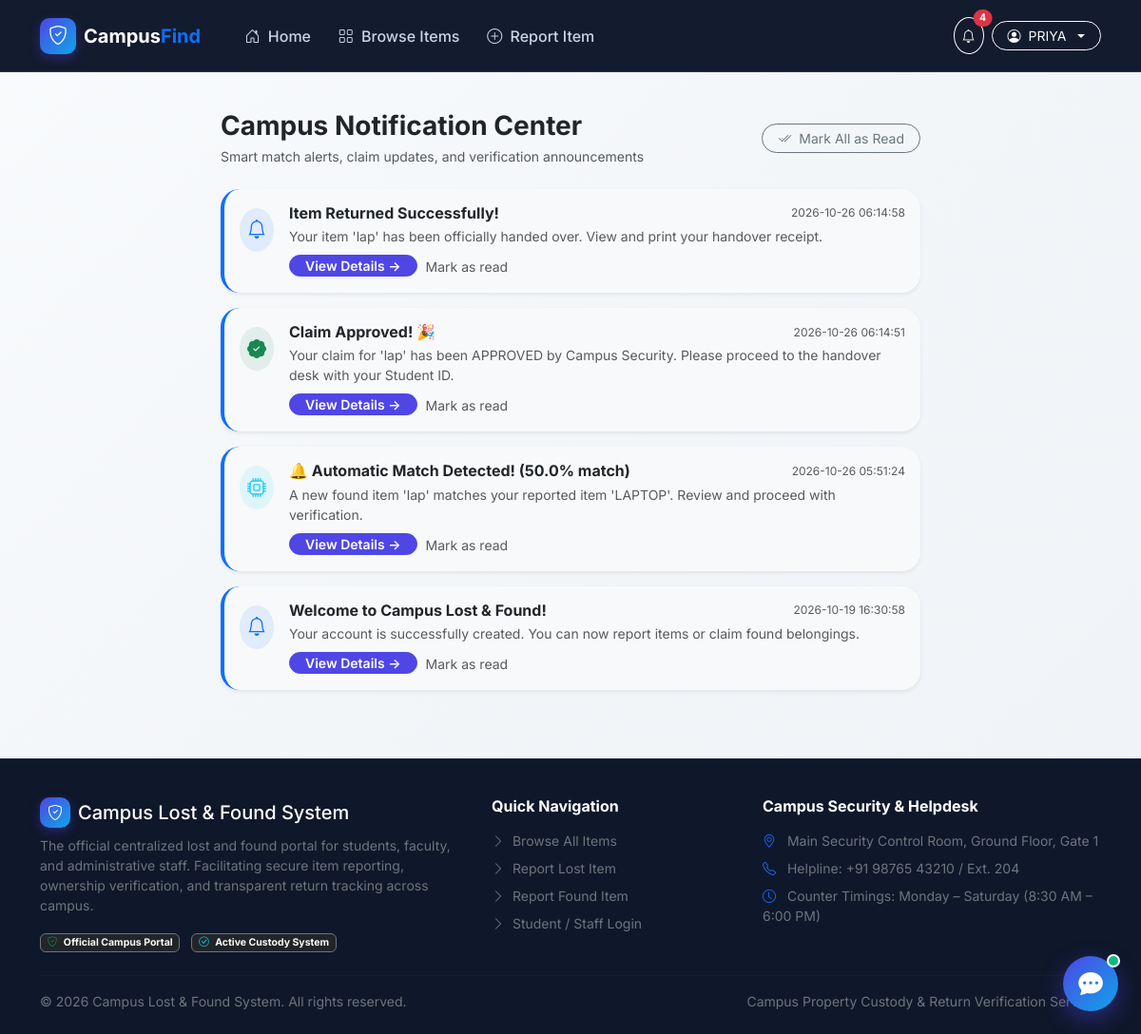
The app's page /notifications (signed in) with its own data.
### tables this page shows
CREATE TABLE users (
                id INTEGER PRIMARY KEY AUTOINCREMENT,
                full_name TEXT NOT NULL,
                email TEXT NOT NULL UNIQUE,
                student_id TEXT NOT NULL UNIQUE,
                phone TEXT NOT NULL,
                password_hash TEXT NOT NULL,
                role TEXT DEFAULT 'student',
                department TEXT DEFAULT 'General',
                created_at TIMESTAMP DEFAULT CURRENT_TIMESTAMP
            );

CREATE TABLE notifications (
                id INTEGER PRIMARY KEY AUTOINCREMENT,
                user_id INTEGER NOT NULL,
                title TEXT NOT NULL,
                message TEXT NOT NULL,
                link TEXT DEFAULT '#',
                is_read INTEGER DEFAULT 0,
                created_at TIMESTAMP DEFAULT CURRENT_TIMESTAMP,
                FOREIGN KEY (user_id) REFERENCES users(id) ON DELETE CASCADE
            );

### app.py (the view)
@app.route('/notifications')
@login_required
def notifications():
    user_id = session['user_id']
    notifs = db.get_user_notifications(user_id, limit=30)
    return render_template('notifications.html', notifications=notifs)

### app.py (called while the page is built)
def login_required(f):
    @wraps(f)
    def decorated_function(*args, **kwargs):
        if 'user_id' not in session:
            flash('Please log in to access this page.', 'warning')
            return redirect(url_for('login', next=request.url))
        return f(*args, **kwargs)
    return decorated_function

@app.context_processor
def inject_global_data():
    current_user = None
    unread_notifs = 0
    if 'user_id' in session:
        current_user = db.get_user_by_id(session['user_id'])
        if current_user:
            unread_notifs = db.get_unread_count(session['user_id'])
    return {
        'current_user': current_user,
        'unread_count': unread_notifs,
        'db_engine': db.get_engine_name(),
        'now_year': datetime.now().year
    }

### database.py (called while the page is built, shortened)
def get_db_connection():
    global _ACTIVE_ENGINE
    if _ACTIVE_ENGINE == 'sqlite':
        conn = sqlite3.connect(Config.SQLITE_PATH)
        conn.row_factory = sqlite3.Row
        return conn, 'sqlite'

def get_engine_name():
    global _ACTIVE_ENGINE
    if _ACTIVE_ENGINE is None:
        try:
            _, engine = get_db_connection()
            return 'MySQL' if engine == 'mysql' else 'SQLite'
        except Exception:
            return 'SQLite'
    return 'MySQL' if _ACTIVE_ENGINE == 'mysql' else 'SQLite'

def get_user_by_id(user_id):
    return execute_query("SELECT * FROM users WHERE id = %s", (user_id,), fetchone=True)['data']

def get_user_notifications(user_id, limit=20):
    return execute_query(
        """SELECT * FROM notifications WHERE user_id = %s ORDER BY created_at DESC LIMIT %s""",
        (user_id, limit),
        fetchall=True
    )['data']

def get_unread_count(user_id):
    res = execute_query(
        """SELECT COUNT(*) as count FROM notifications WHERE user_id = %s AND is_read = 0""",
        (user_id,),
        fetchone=True
    )['data']
    return res['count'] if res else 0

### templates/notifications.html (shortened to what this page needs)
{% extends "base.html" %}
{% block content %}
<div class="container py-4">
    <div class="row justify-content-center">
        <div class="col-lg-8">
            <div class="d-flex justify-content-between align-items-center mb-4">
                <div>
                    <h3 class="fw-bold text-dark mb-1">Campus Notification Center</h3>
                    <p class="text-muted small mb-0">Smart match alerts, claim updates, and verification announcements</p>
                </div>
                {% if notifications %}
                <form action="{{ url_for('mark_all_read') }}" method="POST">
                    <button type="submit" class="btn btn-outline-secondary btn-sm rounded-pill px-3">
                        <i class="bi bi-check2-all me-1"></i> Mark All as Read
                    </button>
                </form>
                {% endif %}
            </div>
            {% if notifications %}
            <div class="d-flex flex-column gap-3">
                {% for notif in notifications %}
                <div class="card card-custom p-3 border-0 shadow-sm {% if not notif.is_read %}bg-light border-start border-primary border-4{% else %}bg-white{% endif %}">
                    <div class="d-flex align-items-start gap-3">
                        <div class="p-2 rounded-circle {% if 'Match' in notif.title %}bg-info bg-opacity-10 text-info{% elif 'Approved' in notif.title %}bg-success bg-opacity-10 text-success{% else %}bg-primary bg-opacity-10 text-primary{% endif %} mt-1">
                            <i class="bi {% if 'Match' in notif.title %}bi-cpu{% elif 'Approved' in notif.title %}bi-patch-check-fill{% else %}bi-bell{% endif %} fs-5"></i>
                        </div>
                        <div class="flex-grow-1">
                            <div class="d-flex justify-content-between align-items-center mb-1">
                                <h6 class="fw-bold text-dark mb-0">{{ notif.title }}</h6>
                                <span class="small text-muted" style="font-size: 0.75rem;">{{ notif.created_at }}</span>
                            </div>
                            <p class="text-muted small mb-2">{{ notif.message }}</p>
                            <div class="d-flex align-items-center gap-2">
                                {% if notif.link and notif.link != '#' %}
                                <a href="{{ notif.link }}" class="btn btn-sm btn-primary rounded-pill px-3 py-0 small">
                                    View Details &rarr;
                                </a>
                                {% endif %}
                                {% if not notif.is_read %}
                                <form action="{{ url_for('mark_one_read', notif_id=notif.id) }}" method="POST">
                                    <button type="submit" class="btn btn-sm btn-link text-muted p-0 text-decoration-none small">
                                        Mark as read
                                    </button>
                                </form>
                                {% endif %}
                            </div>
                        </div>
                    </div>
                </div>
                {% endfor %}
            </div>
            {% else %}
            <div class="card card-custom p-5 text-center bg-white border-0">
                <i class="bi bi-bell-slash fs-1 text-muted d-block mb-2"></i>
                <h5 class="fw-bold">No Notifications</h5>
                <p class="text-muted small mb-0">You're all caught up! Smart alerts and claim updates will appear here.</p>
            </div>
            {% endif %}
        </div>
    </div>
</div>
{% endblock %}

### templates/base.html (shortened to what this page needs)
<!DOCTYPE html>
<html lang="en">
<head>
    <link href="https://cdn.jsdelivr.net/npm/bootstrap@5.3.3/dist/css/bootstrap.min.css" rel="stylesheet">
    <link rel="stylesheet" href="https://cdn.jsdelivr.net/npm/bootstrap-icons@1.11.3/font/bootstrap-icons.min.css">
    <link rel="stylesheet" href="{{ url_for('static', filename='css/style.css') }}">
</head>
<body>
    <nav class="navbar navbar-expand-lg navbar-dark navbar-campus sticky-top">
        <div class="container">
            <a class="navbar-brand d-flex align-items-center gap-2 fw-bold" href="{{ url_for('index') }}">
                <span class="navbar-brand-badge">
                    <i class="bi bi-shield-check"></i>
                </span>
                <span>Campus<span class="text-primary">Find</span></span>
            </a>
            <div class="collapse navbar-collapse" id="navbarMain">
                <ul class="navbar-nav me-auto mb-2 mb-lg-0 ms-lg-3">
                    <li class="nav-item">
                        <a class="nav-link {% if request.endpoint == 'index' %}active{% endif %}" href="{{ url_for('index') }}">
                            <i class="bi bi-house-door me-1"></i> Home
                        </a>
                    </li>
                    <li class="nav-item">
                        <a class="nav-link {% if request.endpoint == 'browse' %}active{% endif %}" href="{{ url_for('browse') }}">
                            <i class="bi bi-grid me-1"></i> Browse Items
                        </a>
                    </li>
                    <li class="nav-item">
                        <a class="nav-link {% if request.endpoint == 'report_item' %}active{% endif %}" href="{{ url_for('report_item') }}">
                            <i class="bi bi-plus-circle me-1"></i> Report Item
                        </a>
                    </li>
                </ul>
                <div class="d-flex align-items-center gap-2">
                    {% if current_user %}
                    <a href="{{ url_for('notifications') }}" class="btn btn-outline-light position-relative btn-sm rounded-circle p-2 px-2" title="Notifications">
                        <i class="bi bi-bell"></i>
                        <span id="notificationCountBadge" class="position-absolute top-0 start-100 translate-middle badge rounded-pill bg-danger {% if not unread_count or unread_count == 0 %}d-none{% endif %}">
                            {{ unread_count }}
                        </span>
                    </a>
                    <div class="dropdown">
                        <button class="btn btn-outline-light btn-sm dropdown-toggle rounded-pill px-3 py-1 d-flex align-items-center gap-2" type="button" data-bs-toggle="dropdown">
                            <i class="bi bi-person-circle"></i>
                            <span class="d-none d-sm-inline">{{ current_user.full_name.split()[0] }}</span>
                        </button>
                    </div>
                    {% else %}
                    <a href="{{ url_for('login') }}" class="btn btn-outline-light btn-sm px-3 rounded-pill">Log In</a>
                    <a href="{{ url_for('register') }}" class="btn btn-primary btn-sm px-3 rounded-pill">Register</a>
                    {% endif %}
                </div>
            </div>
        </div>
    </nav>
    <main>
        {% block content %}{% endblock %}
    </main>
    <footer class="footer-campus mt-5">
        <div class="container">
            <div class="row g-4 mb-4">
                <div class="col-lg-5 col-md-6">
                    <div class="d-flex align-items-center gap-2 mb-2">
                        <span class="navbar-brand-badge" style="width:32px; height:32px; font-size:1rem;">
                            <i class="bi bi-shield-check"></i>
                        </span>
                        <h5 class="text-white mb-0">Campus Lost &amp; Found System</h5>
                    </div>
                    <p class="small text-secondary mb-3">
                        The official centralized lost and found portal for students, faculty, and administrative staff. Facilitating secure item reporting, ownership verification, and transparent return tracking across campus.
                    </p>
                    <div class="small text-secondary">
                        <span class="badge bg-dark border border-secondary text-light me-2"><i class="bi bi-shield-check text-success me-1"></i> Official Campus Portal</span>
                        <span class="badge bg-dark border border-secondary text-light"><i class="bi bi-check-circle text-info me-1"></i> Active Custody System</span>
                    </div>
                </div>
                <div class="col-lg-3 col-md-6">
                    <h6 class="text-white fw-bold mb-3">Quick Navigation</h6>
                    <ul class="list-unstyled small">
                        <li class="mb-2"><a href="{{ url_for('browse') }}" class="text-secondary text-decoration-none hover-white"><i class="bi bi-chevron-right me-1"></i> Browse All Items</a></li>
                        <li class="mb-2"><a href="{{ url_for('report_item', type='lost') }}" class="text-secondary text-decoration-none hover-white"><i class="bi bi-chevron-right me-1"></i> Report Lost Item</a></li>
                        <li class="mb-2"><a href="{{ url_for('report_item', type='found') }}" class="text-secondary text-decoration-none hover-white"><i class="bi bi-chevron-right me-1"></i> Report Found Item</a></li>
                        <li class="mb-2"><a href="{{ url_for('login') }}" class="text-secondary text-decoration-none hover-white"><i class="bi bi-chevron-right me-1"></i> Student / Staff Login</a></li>
                    </ul>
                </div>
                <div class="col-lg-4 col-md-12">
                    <h6 class="text-white fw-bold mb-3">Campus Security &amp; Helpdesk</h6>
                    <p class="small text-secondary mb-2">
                        <i class="bi bi-geo-alt me-2 text-primary"></i> Main Security Control Room, Ground Floor, Gate 1
                    </p>
                    <p class="small text-secondary mb-2">
                        <i class="bi bi-telephone me-2 text-primary"></i> Helpline: +91 98765 43210 / Ext. 204
                    </p>
                    <p class="small text-secondary mb-0">
                        <i class="bi bi-clock me-2 text-primary"></i> Counter Timings: Monday – Saturday (8:30 AM – 6:00 PM)
                    </p>
                </div>
            </div>
            <hr class="border-secondary border-opacity-25 my-3">
            <div class="d-flex flex-column flex-md-row justify-content-between align-items-center small text-secondary">
                <p class="mb-0">&copy; {{ now_year }} Campus Lost &amp; Found System. All rights reserved.</p>
                <p class="mb-0">Campus Property Custody &amp; Return Verification Service.</p>
            </div>
        </div>
    </footer>
    <div id="liveToastContainer" class="toast-container position-fixed bottom-0 start-0 p-3" style="z-index: 1060;"></div>
    <button type="button" id="campusBotToggle" class="campusbot-fab" title="Chat with CampusBot AI Assistant" aria-label="Open AI Assistant">
        <i class="bi bi-chat-dots-fill"></i>
        <span class="fab-badge"></span>
    </button>
</body>
</html>

### static/css/style.css (style rules this page uses)
:root { --primary: #4f46e5; --primary-hover: #4338ca; --secondary: #0ea5e9; --success: #10b981; --warning: #f59e0b; --danger: #ef4444; --dark: #0f172a; --dark-surface: #1e293b; --light-surface: #ffffff; --bg-gradient: linear-gradient(135deg, #f8fafc 0%, #eef2f6 100%); --border-color: #e2e8f0; --text-muted: #64748b; --card-shadow: 0 10px 25px -5px rgba(0, 0, 0, 0.05), 0 8px 10px -6px rgba(0, 0, 0, 0.03); --card-hover-shadow: 0 20px 30px -10px rgba(79, 70, 229, 0.15), 0 10px 15px -3px rgba(0, 0, 0, 0.05); }
body { font-family: 'Inter', -apple-system, BlinkMacSystemFont, "Segoe UI", Roboto, "Helvetica Neue", Arial, sans-serif; background: var(--bg-gradient); color: #1e293b; min-height: 100vh; display: flex; flex-direction: column; }
main { flex: 1 0 auto; }
.navbar-campus { background: rgba(15, 23, 42, 0.98); backdrop-filter: blur(16px); -webkit-backdrop-filter: blur(16px); border-bottom: 1px solid rgba(255, 255, 255, 0.12); padding: 0.85rem 0; position: sticky; top: 0; z-index: 1040; }
.navbar-brand-badge { background: linear-gradient(135deg, #4f46e5, #0ea5e9); color: white; width: 38px; height: 38px; border-radius: 10px; display: inline-flex; align-items: center; justify-content: center; font-size: 1.25rem; box-shadow: 0 4px 12px rgba(79, 70, 229, 0.35); }
.nav-link { font-weight: 500; color: #cbd5e1 !important; padding: 0.5rem 0.9rem !important; border-radius: 8px; transition: all 0.2s ease; }
.card-custom { background: var(--light-surface); border: 1px solid var(--border-color); border-radius: 1.25rem; box-shadow: var(--card-shadow); transition: transform 0.25s ease, box-shadow 0.25s ease; overflow: hidden; }
.btn-primary { background: var(--primary); border-color: var(--primary); font-weight: 600; padding: 0.6rem 1.4rem; border-radius: 0.75rem; transition: all 0.2s ease; }
.footer-campus { background: #0f172a; color: #94a3b8; padding: 2.5rem 0 1.5rem; border-top: 1px solid rgba(255, 255, 255, 0.08); }
.campusbot-fab { position: fixed; bottom: 24px; right: 24px; width: 58px; height: 58px; border-radius: 50%; background: linear-gradient(135deg, #4f46e5, #0ea5e9); color: white; border: none; box-shadow: 0 8px 24px rgba(79, 70, 229, 0.45); display: flex; align-items: center; justify-content: center; font-size: 1.6rem; cursor: pointer; z-index: 1050; transition: all 0.3s cubic-bezier(0.4, 0, 0.2, 1); }
.campusbot-fab .fab-badge { position: absolute; top: -2px; right: -2px; background: #10b981; width: 14px; height: 14px; border-radius: 50%; border: 2px solid #ffffff; }

### records on screen
users: full_name "PRIYA"
notifications: title "Item Returned Successfully!", created_at "2026-10-26 06:14:58", message "Your item 'lap' has been officially handed over. View and print your handover receipt."
notifications: title "Claim Approved! 🎉", created_at "2026-10-26 06:14:51", message "Your claim for 'lap' has been APPROVED by Campus Security. Please proceed to the handover desk with your Student ID."
notifications: title "🔔 Automatic Match Detected! (50.0% match)", created_at "2026-10-26 05:51:24", message "A new found item 'lap' matches your reported item 'LAPTOP'. Review and proceed with verification."
notifications: title "Welcome to Campus Lost & Found!", created_at "2026-10-19 16:30:58", message "Your account is successfully created. You can now report items or claim found belongings."

### other values on screen
{{ unread_count }} "4"
